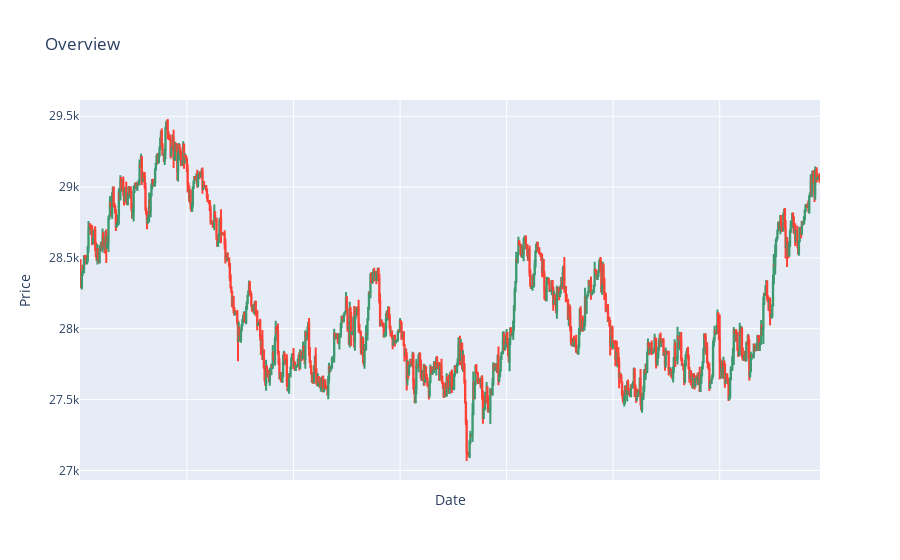

Notebook code for this chart:
### Code cell
cls = GenerateCandles()

candles = cls.BrownianMotion(
    candlesCount = 100000, 
    mean = 0, 
    maxMargin = 50000, 
    volatility = 500, 
    wicks = [40, 40], 
    frequency = "5m"
)

# saveCandles(candles, location = "Candlestick-Noise/Data/Generated-1year-50,50-5min-vola-i.pkl", saveImage = True, method = "plotly")

plotDataset(candles.iloc[0:1000], method = "plotly")

### Figure 1 — Plotly figure (JSON) as saved in the notebook; plotly's stock layout.template omitted (floating-point values rounded to 4 significant figures; data arrays with more than 128 entries replaced by an {"elided": "..."} marker saying what was removed)
{"data": [{"close": {"elided": "1000 float values"}, "high": {"elided": "1000 float values"}, "low": {"elided": "1000 float values"}, "name": "Candlestick data", "open": {"elided": "1000 float values"}, "type": "candlestick", "x": {"elided": "1000 str values"}}], "layout": {"title": {"text": "Overview"}, "xaxis": {"rangeslider": {"visible": false}, "showticklabels": false, "title": {"text": "Date"}}, "yaxis": {"fixedrange": false, "title": {"text": "Price"}}}}
